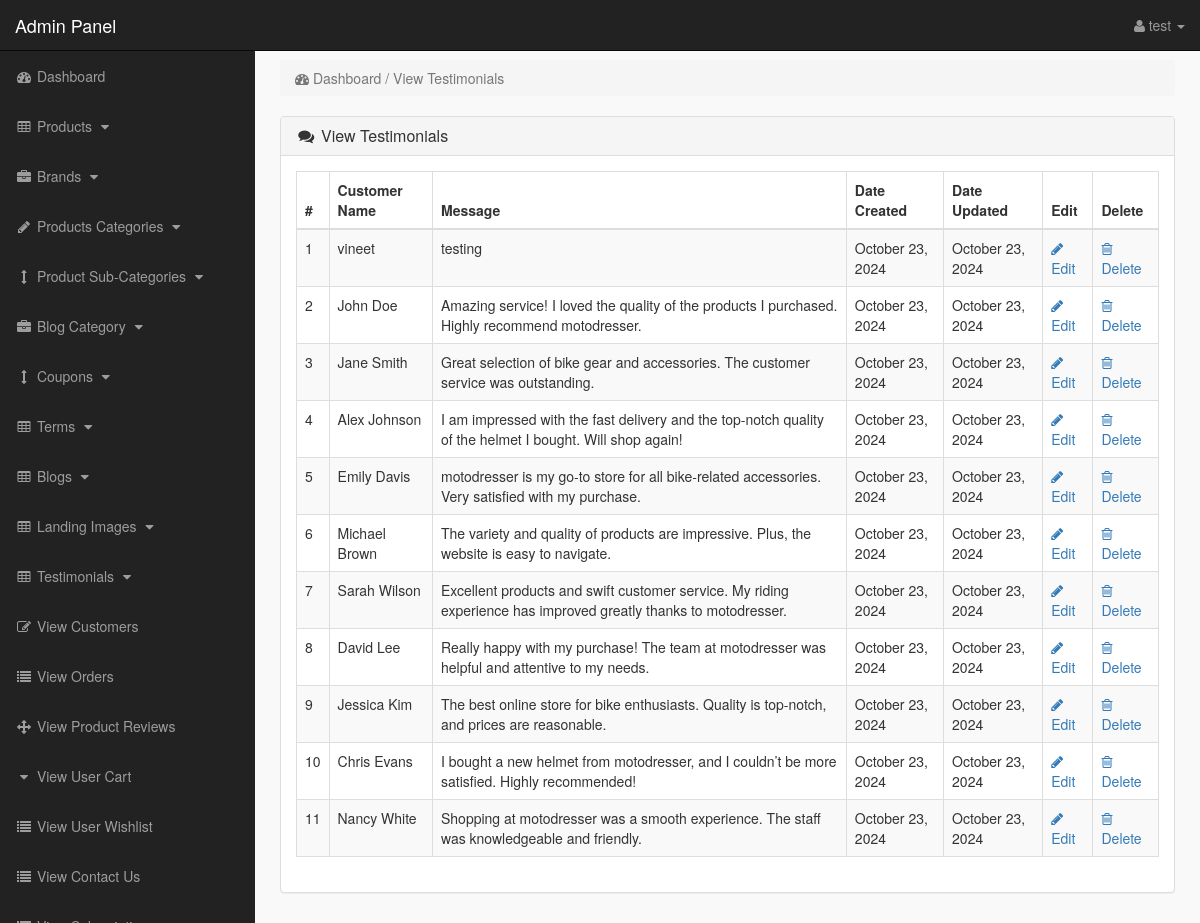
Page /admin_area/index?view_testimonials (signed in) on the committed database.
### tables this page shows
CREATE TABLE `testimonials` (
  `id` int(11) NOT NULL,
  `t_name` varchar(100) NOT NULL,
  `t_message` text NOT NULL,
  `t_date_created` datetime DEFAULT current_timestamp(),
  `t_date_updated` datetime DEFAULT current_timestamp()
);

### admin_area/view_testimonials.php (the view)
<?php
if(!isset($_SESSION['admin_email'])){
    echo "<script>window.open('login','_self')</script>";
} else {
?>
<div class="row">
    <div class="col-lg-12">
        <ol class="breadcrumb">
            <li class="active">
                <i class="fa fa-dashboard"></i> Dashboard / View Testimonials
            </li>
        </ol>
    </div>
</div>
<div class="row">
    <div class="col-lg-12">
        <div class="panel panel-default">
            <div class="panel-heading">
                <h3 class="panel-title">
                    <i class="fa fa-comments fa-fw"></i> View Testimonials
                </h3>
            </div>
            <div class="panel-body">
                <div class="table-responsive">
                    <table class="table table-bordered table-hover table-striped">
                        <thead>
                            <tr>
                                <th>#</th>
                                <th>Customer Name</th>
                                <th>Message</th>
                                <th>Date Created</th>
                                <th>Date Updated</th>
                                <th>Edit</th>
                                <th>Delete</th>
                            </tr>
                        </thead>
                        <tbody>
                            <?php
                            $i = 0;
                            $get_testimonials = "SELECT * FROM testimonials ORDER BY t_date_created DESC";
                            $run_testimonials = mysqli_query($con, $get_testimonials);
                            while($row_testimonials = mysqli_fetch_array($run_testimonials)){
                                $testimonial_id = $row_testimonials['id'];
                                $t_name = $row_testimonials['t_name'];
                                $t_message = $row_testimonials['t_message'];
                                $t_date_created = date('F j, Y', strtotime($row_testimonials['t_date_created']));
                                $t_date_updated = date('F j, Y', strtotime($row_testimonials['t_date_updated']));
                                $i++;
                            ?>
                            <tr>
                                <td><?php echo $i; ?></td>
                                <td><?php echo htmlspecialchars($t_name); ?></td>
                                <td><?php echo htmlspecialchars($t_message); ?></td>
                                <td><?php echo $t_date_created; ?></td>
                                <td><?php echo $t_date_updated; ?></td>
                                <td>
                                    <a href="index?edit_testimonial=<?php echo $testimonial_id; ?>">
                                        <i class="fa fa-pencil"></i> Edit
                                    </a>
                                </td>
                                <td>
                                    <a href="index?delete_testimonial=<?php echo $testimonial_id; ?>" onclick="return confirm('Are you sure you want to delete this testimonial?');">
                                        <i class="fa fa-trash-o"></i> Delete
                                    </a>
                                </td>
                            </tr>
                            <?php } ?>
                        </tbody>
                    </table>
                </div>
            </div>
        </div>
    </div>
</div>
<?php } ?>

### admin_area/includes/sidebar.php (shortened to what this page needs)
<?php
if (!isset($_SESSION['admin_email'])) {
    echo "<script>window.open('login','_self')</script>";
} else {
?>
    <nav class="navbar navbar-inverse navbar-fixed-top">
        <div class="navbar-header">
            <a class="navbar-brand" href="index?dashboard">Admin Panel</a>
        </div>
        <ul class="nav navbar-right top-nav">
            <li class="dropdown">
                <a href="#" class="dropdown-toggle" data-toggle="dropdown">
                    <i class="fa fa-user"></i>
                    <?php echo $admin_name; ?> <b class="caret"></b>
                </a>
            </li>
        </ul>
        <div class="collapse navbar-collapse navbar-ex1-collapse">
            <ul class="nav navbar-nav side-nav">
                <li>
                    <a href="index?dashboard">
                        <i class="fa fa-fw fa-dashboard"></i> Dashboard
                    </a>
                </li>
                <li>
                    <a href="#" data-toggle="collapse" data-target="#products">
                        <i class="fa fa-fw fa-table"></i> Products
                        <i class="fa fa-fw fa-caret-down"></i>
                    </a>
                </li>
                <li>
                    <a href="#" data-toggle="collapse" data-target="#manufacturers">
                        <i class="fa fa-fw fa-briefcase"></i> Brands
                        <i class="fa fa-fw fa-caret-down"></i>
                    </a>
                </li>
                <li>
                    <a href="#" data-toggle="collapse" data-target="#p_cat">
                        <i class="fa fa-fw fa-pencil"></i> Products Categories
                        <i class="fa fa-fw fa-caret-down"></i>
                    </a>
                </li>
                <li>
                    <a href="#" data-toggle="collapse" data-target="#cat">
                        <i class="fa fa-fw fa-arrows-v"></i> Product Sub-Categories
                        <i class="fa fa-fw fa-caret-down"></i>
                    </a>
                </li>
                <li>
                    <a href="#" data-toggle="collapse" data-target="#blog_category">
                        <i class="fa fa-fw fa-briefcase"></i> Blog Category
                        <i class="fa fa-fw fa-caret-down"></i>
                    </a>
                </li>
                <li>
                    <a href="#" data-toggle="collapse" data-target="#coupons">
                        <i class="fa fa-fw fa-arrows-v"></i> Coupons
                        <i class="fa fa-fw fa-caret-down"></i>
                    </a>
                </li>
                <li>
                    <a href="#" data-toggle="collapse" data-target="#terms">
                        <i class="fa fa-fw fa-table"></i> Terms
                        <i class="fa fa-fw fa-caret-down"></i>
                    </a>
                </li>
                <li>
                    <a href="#" data-toggle="collapse" data-target="#blogs">
                        <i class="fa fa-fw fa-table"></i> Blogs
                        <i class="fa fa-fw fa-caret-down"></i>
                    </a>
                </li>
                <li>
                    <a href="#" data-toggle="collapse" data-target="#landing_images">
                        <i class="fa fa-fw fa-table"></i> Landing Images
                        <i class="fa fa-fw fa-caret-down"></i>
                    </a>
                </li>
                <li>
                    <a href="#" data-toggle="collapse" data-target="#testimonials">
                        <i class="fa fa-fw fa-table"></i> Testimonials
                        <i class="fa fa-fw fa-caret-down"></i>
                    </a>
                </li>
                <li>
                    <a href="index?view_customers">
                        <i class="fa fa-fw fa-edit"></i> View Customers
                    </a>
                </li>
                <li>
                    <a href="index?view_orders">
                        <i class="fa fa-fw fa-list"></i> View Orders
                    </a>
                </li>
                <li>
                    <a href="index?view_product_reviews">
                        <i class="fa fa-fw fa-arrows"></i> View Product Reviews
                    </a>
                </li>
                <li>
                    <a href="index?view_user_cart">
                        <i class="fa fa-fw fa-caret-down"></i> View User Cart
                    </a>
                </li>
                <li>
                    <a href="index?view_user_wishlist">
                        <i class="fa fa-fw fa-list"></i> View User Wishlist
                    </a>
                </li>
                <li>
                    <a href="index?view_contact_us">
                        <i class="fa fa-fw fa-list"></i> View Contact Us
                    </a>
                </li>
                <li>
                    <a href="index?view_subscription">
                    </a>
                </li>
            </ul>
        </div>
    </nav>
<?php } ?>

### admin_area/css/style.css (style rules this page uses)
body { margin-top:100px; }
@media (min-width: 768px) { body { margin-top:50px; } }
.top-nav { padding:0 15px; }
.top-nav>li { display:inline-block; float:left; }
.top-nav>li>a { padding-top:15px; padding-bottom:15px; line-height:20px; color:#999; }
@media (min-width: 768px) { .side-nav { position:fixed; top:51px; width:255px; border-radius:0; overflow-y:auto; background-color: #222; bottom:0; overflow-x:hidden; padding-bottom:40px; } }
@media (min-width: 768px) { .side-nav>li>a { width:255px; } }
.panel-body { border-radius:5px; }

### rows in the picture
testimonials: t_name "vineet", t_message "testing", t_date_created "October 23, 2024", t_date_updated "October 23, 2024"
testimonials: t_name "John Doe", t_message "Amazing service! I loved the quality of the products I purchased. Highly recommend motodresser.", t_date_created "October 23, 2024", t_date_updated "October 23, 2024"
testimonials: t_name "Jane Smith", t_message "Great selection of bike gear and accessories. The customer service was outstanding.", t_date_created "October 23, 2024", t_date_updated "October 23, 2024"
testimonials: t_name "Alex Johnson", t_message "I am impressed with the fast delivery and the top-notch quality of the helmet I bought. Will shop again!", t_date_created "October 23, 2024", t_date_updated "October 23, 2024"
testimonials: t_name "Emily Davis", t_message "motodresser is my go-to store for all bike-related accessories. Very satisfied with my purchase.", t_date_created "October 23, 2024", t_date_updated "October 23, 2024"
testimonials: t_name "Michael Brown", t_message "The variety and quality of products are impressive. Plus, the website is easy to navigate.", t_date_created "October 23, 2024", t_date_updated "October 23, 2024"
testimonials: t_name "Sarah Wilson", t_message "Excellent products and swift customer service. My riding experience has improved greatly thanks to motodresser.", t_date_created "October 23, 2024", t_date_updated "October 23, 2024"
testimonials: t_name "David Lee", t_message "Really happy with my purchase! The team at motodresser was helpful and attentive to my needs.", t_date_created "October 23, 2024", t_date_updated "October 23, 2024"
testimonials: t_name "Jessica Kim", t_message "The best online store for bike enthusiasts. Quality is top-notch, and prices are reasonable.", t_date_created "October 23, 2024", t_date_updated "October 23, 2024"
testimonials: t_name "Chris Evans", t_message "I bought a new helmet from motodresser, and I couldn’t be more satisfied. Highly recommended!", t_date_created "October 23, 2024", t_date_updated "October 23, 2024"
testimonials: t_name "Nancy White", t_message "Shopping at motodresser was a smooth experience. The staff was knowledgeable and friendly.", t_date_created "October 23, 2024", t_date_updated "October 23, 2024"

### other values in the picture
$admin_name "test"
